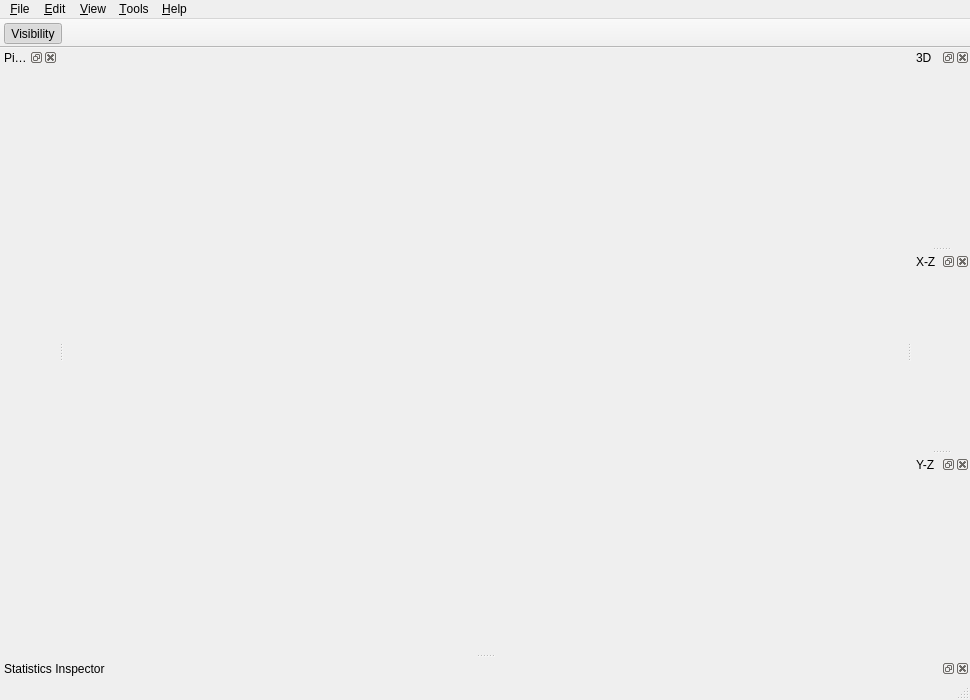
<?xml version="1.0" encoding="UTF-8"?>
<ui version="4.0">
 <class>pqClientMainWindow</class>
 <widget class="QMainWindow" name="pqClientMainWindow">
  <property name="geometry">
   <rect>
    <x>0</x>
    <y>0</y>
    <width>970</width>
    <height>700</height>
   </rect>
  </property>
  <property name="windowTitle">
   <string>MainWindow</string>
  </property>
  <property name="windowIcon">
   <iconset resource="../rsc/espina.qrc">
    <normaloff>:/espina/editor.ico</normaloff>:/espina/editor.ico</iconset>
  </property>
  <property name="unifiedTitleAndToolBarOnMac">
   <bool>false</bool>
  </property>
  <widget class="QWidget" name="centralwidget">
   <layout class="QGridLayout" name="gridLayout">
    <property name="margin">
     <number>0</number>
    </property>
   </layout>
  </widget>
  <widget class="pqStatusBar" name="statusbar"/>
  <widget class="QDockWidget" name="statisticsDock">
   <property name="allowedAreas">
    <set>Qt::BottomDockWidgetArea|Qt::LeftDockWidgetArea|Qt::RightDockWidgetArea</set>
   </property>
   <property name="windowTitle">
    <string>Statistics Inspector</string>
   </property>
   <attribute name="dockWidgetArea">
    <number>8</number>
   </attribute>
   <widget class="pqDataInformationWidget" name="statisticsView"/>
  </widget>
  <widget class="QMenuBar" name="menubar">
   <property name="geometry">
    <rect>
     <x>0</x>
     <y>0</y>
     <width>970</width>
     <height>22</height>
    </rect>
   </property>
   <widget class="QMenu" name="menu_Edit">
    <property name="title">
     <string>&amp;Edit</string>
    </property>
    <addaction name="actionUndo"/>
    <addaction name="actionRedo"/>
   </widget>
   <widget class="QMenu" name="menu_View">
    <property name="title">
     <string>&amp;View</string>
    </property>
   </widget>
   <widget class="QMenu" name="menuTools">
    <property name="tearOffEnabled">
     <bool>false</bool>
    </property>
    <property name="title">
     <string>&amp;Tools</string>
    </property>
   </widget>
   <widget class="QMenu" name="menu_Help">
    <property name="title">
     <string>&amp;Help</string>
    </property>
   </widget>
   <widget class="QMenu" name="menu_File">
    <property name="title">
     <string>&amp;File</string>
    </property>
   </widget>
   <addaction name="menu_File"/>
   <addaction name="menu_Edit"/>
   <addaction name="menu_View"/>
   <addaction name="menuTools"/>
   <addaction name="menu_Help"/>
  </widget>
  <widget class="QDockWidget" name="pipelineBrowserDock">
   <property name="allowedAreas">
    <set>Qt::LeftDockWidgetArea|Qt::RightDockWidgetArea</set>
   </property>
   <property name="windowTitle">
    <string>Pipeline Browser</string>
   </property>
   <attribute name="dockWidgetArea">
    <number>1</number>
   </attribute>
   <widget class="pqPipelineBrowserWidget" name="pipelineBrowser">
    <property name="contextMenuPolicy">
     <enum>Qt::ActionsContextMenu</enum>
    </property>
   </widget>
  </widget>
  <widget class="QDockWidget" name="volumeDock">
   <property name="windowTitle">
    <string>3D</string>
   </property>
   <attribute name="dockWidgetArea">
    <number>2</number>
   </attribute>
   <widget class="QWidget" name="volumeView"/>
  </widget>
  <widget class="QDockWidget" name="xzSliceDock">
   <property name="windowTitle">
    <string>X-Z</string>
   </property>
   <attribute name="dockWidgetArea">
    <number>2</number>
   </attribute>
   <widget class="QWidget" name="xzSliceView"/>
  </widget>
  <widget class="QDockWidget" name="yzSliceDock">
   <property name="windowTitle">
    <string>Y-Z</string>
   </property>
   <attribute name="dockWidgetArea">
    <number>2</number>
   </attribute>
   <widget class="QWidget" name="yzSliceView"/>
  </widget>
  <widget class="QToolBar" name="toolBar">
   <property name="windowTitle">
    <string>toolBar</string>
   </property>
   <property name="movable">
    <bool>false</bool>
   </property>
   <attribute name="toolBarArea">
    <enum>TopToolBarArea</enum>
   </attribute>
   <attribute name="toolBarBreak">
    <bool>false</bool>
   </attribute>
   <addaction name="toggleVisibility"/>
  </widget>
  <action name="toggleVisibility">
   <property name="checkable">
    <bool>true</bool>
   </property>
   <property name="checked">
    <bool>true</bool>
   </property>
   <property name="icon">
    <iconset resource="../rsc/espina.qrc">
     <normaloff>:/espina/ojo_abierto.svg</normaloff>:/espina/ojo_abierto.svg</iconset>
   </property>
   <property name="text">
    <string>Visibility</string>
   </property>
   <property name="toolTip">
    <string>Turn Visibility On/Off</string>
   </property>
  </action>
  <action name="actionUndo">
   <property name="icon">
    <iconset resource="../rsc/espina.qrc">
     <normaloff>:/espina/edit-undo.svg</normaloff>:/espina/edit-undo.svg</iconset>
   </property>
   <property name="text">
    <string>Undo</string>
   </property>
   <property name="toolTip">
    <string>Undo last action</string>
   </property>
   <property name="shortcut">
    <string>Ctrl+Z</string>
   </property>
  </action>
  <action name="actionRedo">
   <property name="icon">
    <iconset resource="../rsc/espina.qrc">
     <normaloff>:/espina/edit-redo.svg</normaloff>:/espina/edit-redo.svg</iconset>
   </property>
   <property name="text">
    <string>Redo</string>
   </property>
   <property name="toolTip">
    <string>Re-do previously undo action</string>
   </property>
   <property name="shortcut">
    <string>Ctrl+Y</string>
   </property>
  </action>
 </widget>
 <customwidgets>
  <customwidget>
   <class>pqPipelineBrowserWidget</class>
   <extends>QWidget</extends>
   <header>pqPipelineBrowserWidget.h</header>
   <container>1</container>
  </customwidget>
  <customwidget>
   <class>pqDataInformationWidget</class>
   <extends>QWidget</extends>
   <header>pqDataInformationWidget.h</header>
   <container>1</container>
  </customwidget>
  <customwidget>
   <class>pqStatusBar</class>
   <extends>QStatusBar</extends>
   <header>pqStatusBar.h</header>
  </customwidget>
 </customwidgets>
 <resources>
  <include location="../rsc/espina.qrc"/>
 </resources>
 <connections/>
</ui>
